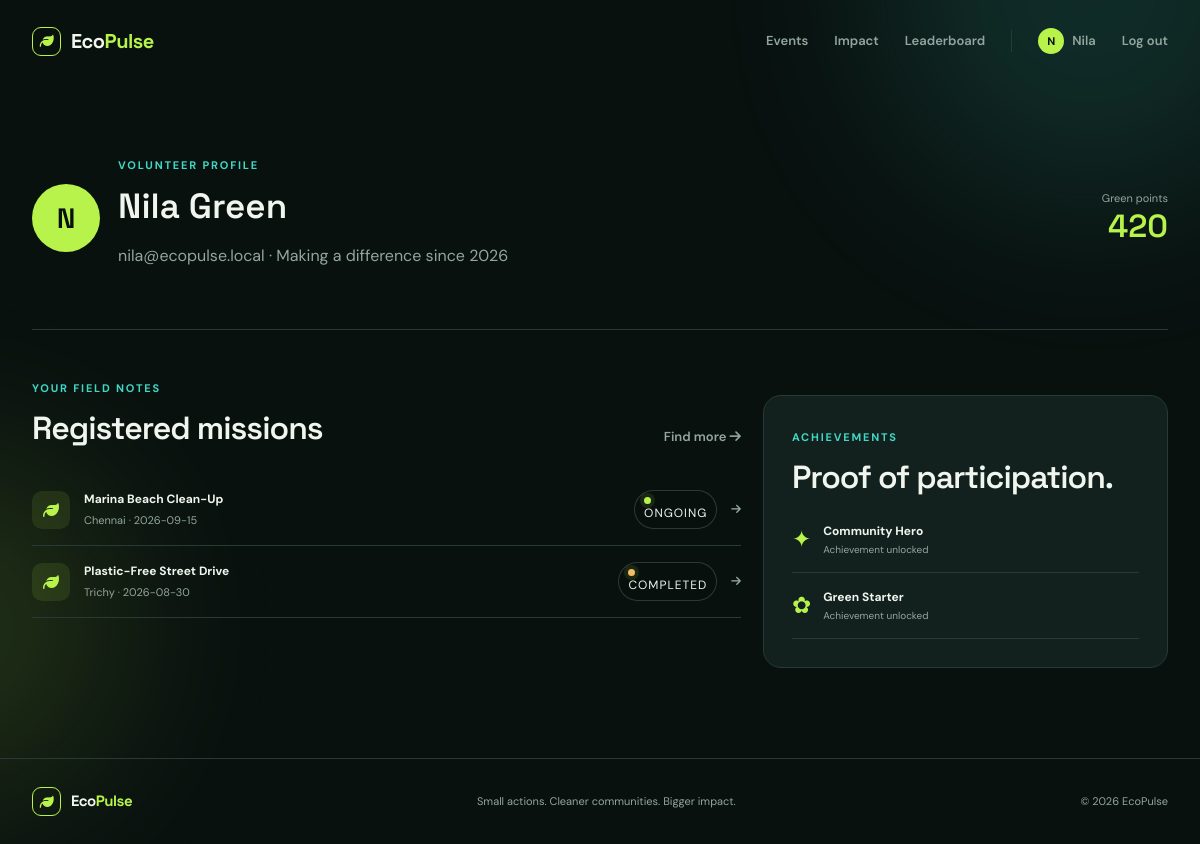
Screenshot of /profile (signed in) with the database file from the repository.
### tables this page shows
CREATE TABLE users (id INTEGER PRIMARY KEY, name TEXT NOT NULL, email TEXT UNIQUE NOT NULL, phone TEXT, password TEXT NOT NULL, role TEXT NOT NULL DEFAULT 'volunteer', points INTEGER DEFAULT 0, created_at TEXT DEFAULT CURRENT_TIMESTAMP);

CREATE TABLE event_registrations (id INTEGER PRIMARY KEY, event_id INTEGER NOT NULL REFERENCES events(id) ON DELETE CASCADE, user_id INTEGER NOT NULL REFERENCES users(id) ON DELETE CASCADE, emergency_contact TEXT, preferred_task TEXT, available_time TEXT, registered_at TEXT DEFAULT CURRENT_TIMESTAMP, UNIQUE(event_id, user_id));

CREATE TABLE events (id INTEGER PRIMARY KEY, name TEXT NOT NULL, description TEXT, location TEXT NOT NULL, event_date TEXT NOT NULL, start_time TEXT, end_time TEXT, max_volunteers INTEGER DEFAULT 50, target_waste REAL DEFAULT 100, category TEXT, difficulty TEXT, equipment TEXT, status TEXT DEFAULT 'Upcoming', image TEXT, created_by INTEGER REFERENCES users(id), created_at TEXT DEFAULT CURRENT_TIMESTAMP);

CREATE TABLE badges (id INTEGER PRIMARY KEY, user_id INTEGER REFERENCES users(id) ON DELETE CASCADE, name TEXT NOT NULL, icon TEXT NOT NULL, UNIQUE(user_id, name));

### app.py (the view)
@app.route('/profile')
@login_required
def profile():
    db = get_db(); user = current_user(); joined = db.execute('SELECT e.*, r.registered_at FROM event_registrations r JOIN events e ON e.id=r.event_id WHERE r.user_id=? ORDER BY e.event_date DESC', (user['id'],)).fetchall(); badges = db.execute('SELECT * FROM badges WHERE user_id=?', (user['id'],)).fetchall()
    notifications = db.execute('SELECT * FROM notifications WHERE user_id=? ORDER BY created_at DESC LIMIT 6', (user['id'],)).fetchall()
    return render_template('profile.html', user=user, joined=joined, badges=badges, notifications=notifications)

### app.py (called while the page is built)
def get_db():
    if 'db' not in g:
        g.db = sqlite3.connect(app.config['DATABASE'])
        g.db.row_factory = sqlite3.Row
        g.db.execute('PRAGMA foreign_keys = ON')
    return g.db

def current_user():
    if 'user_id' not in session:
        return None
    return get_db().execute('SELECT * FROM users WHERE id=?', (session['user_id'],)).fetchone()

@app.context_processor
def inject_globals():
    return {'current_user': current_user(), 'categories': CATEGORIES, 'year': datetime.now().year}

def login_required(view):
    @wraps(view)
    def wrapped(*args, **kwargs):
        if not current_user():
            flash('Please sign in to continue.', 'info')
            return redirect(url_for('login', next=request.path))
        return view(*args, **kwargs)
    return wrapped

### templates/profile.html
{% extends 'base.html' %}{% block title %}Profile{% endblock %}{% block content %}<section class="profile-head wrap"><div class="profile-avatar">{{ user.name[0] }}</div><div><span class="section-kicker">Volunteer profile</span><h1>{{ user.name }}</h1><p class="muted">{{ user.email }} · Making a difference since 2026</p></div><div class="points-badge"><span>Green points</span><strong>{{ user.points }}</strong></div></section><section class="wrap profile-grid"><div class="profile-main"><div class="section-head"><div><span class="section-kicker">Your field notes</span><h2>Registered missions</h2></div><a href="{{ url_for('events') }}" class="text-link">Find more <i class="fa-solid fa-arrow-right"></i></a></div>{% for event in joined %}<a class="joined-row" href="{{ url_for('event_details', event_id=event.id) }}"><div class="joined-icon"><i class="fa-solid fa-leaf"></i></div><div><b>{{ event.name }}</b><span>{{ event.location }} · {{ event.event_date }}</span></div><span class="status-pill {{ event.status|lower }}"><span></span>{{ event.status }}</span><i class="fa-solid fa-arrow-right"></i></a>{% else %}<div class="empty-state"><i class="fa-solid fa-seedling"></i><h3>Your first mission is waiting</h3><a class="button" href="{{ url_for('events') }}">Browse events</a></div>{% endfor %}</div><aside><div class="mini-panel"><span class="section-kicker">Achievements</span><h2>Proof of participation.</h2>{% for badge in badges %}<div class="badge-row"><span>{{ badge.icon }}</span><div><b>{{ badge.name }}</b><small>Achievement unlocked</small></div></div>{% else %}<p class="muted">Join a mission to unlock your first badge.</p>{% endfor %}</div></aside></section>{% endblock %}

### templates/base.html (shortened to what this page needs)
<!doctype html>
<html lang="en">
<head>
  <link rel="stylesheet" href="https://cdnjs.cloudflare.com/ajax/libs/font-awesome/6.7.2/css/all.min.css">
  <link rel="stylesheet" href="{{ url_for('static', filename='css/style.css') }}">
</head>
<body>
<div class="ambient ambient-one"></div><div class="ambient ambient-two"></div>
<nav class="nav"><a class="brand" href="{{ url_for('index') }}"><span class="brand-mark"><i class="fa-solid fa-leaf"></i></span><span>Eco<span class="green">Pulse</span></span></a><div class="nav-links"><a href="{{ url_for('events') }}">Events</a><a href="{{ url_for('impact') }}">Impact</a><a href="{{ url_for('leaderboard') }}">Leaderboard</a>{% if current_user %}<a class="user-chip" href="{{ url_for('profile') }}"><span>{{ current_user.name[0] }}</span>{{ current_user.name.split()[0] }}</a><a class="text-link" href="{{ url_for('logout') }}">Log out</a>{% else %}<a class="text-link" href="{{ url_for('login') }}">Log in</a><a class="button button-small" href="{{ url_for('register') }}">Join the movement <i class="fa-solid fa-arrow-up-right-from-square"></i></a>{% endif %}</div></nav>
<main>{% block content %}{% endblock %}</main>
<footer><div class="brand"><span class="brand-mark"><i class="fa-solid fa-leaf"></i></span><span>Eco<span class="green">Pulse</span></span></div><span>Small actions. Cleaner communities. Bigger impact.</span><span>© {{ year }} EcoPulse</span></footer>
</body></html>

### rows the page displays
users: name "N", name "Nila", name "Nila Green", email "nila@ecopulse.local", points "420"
event_registrations: name "Marina Beach Clean-Up", location "Chennai", event_date "2026-09-15", status "ONGOING"
event_registrations: name "Plastic-Free Street Drive", location "Trichy", event_date "2026-08-30", status "COMPLETED"
badges: icon "✦", name "Community Hero"
badges: icon "✿", name "Green Starter"
